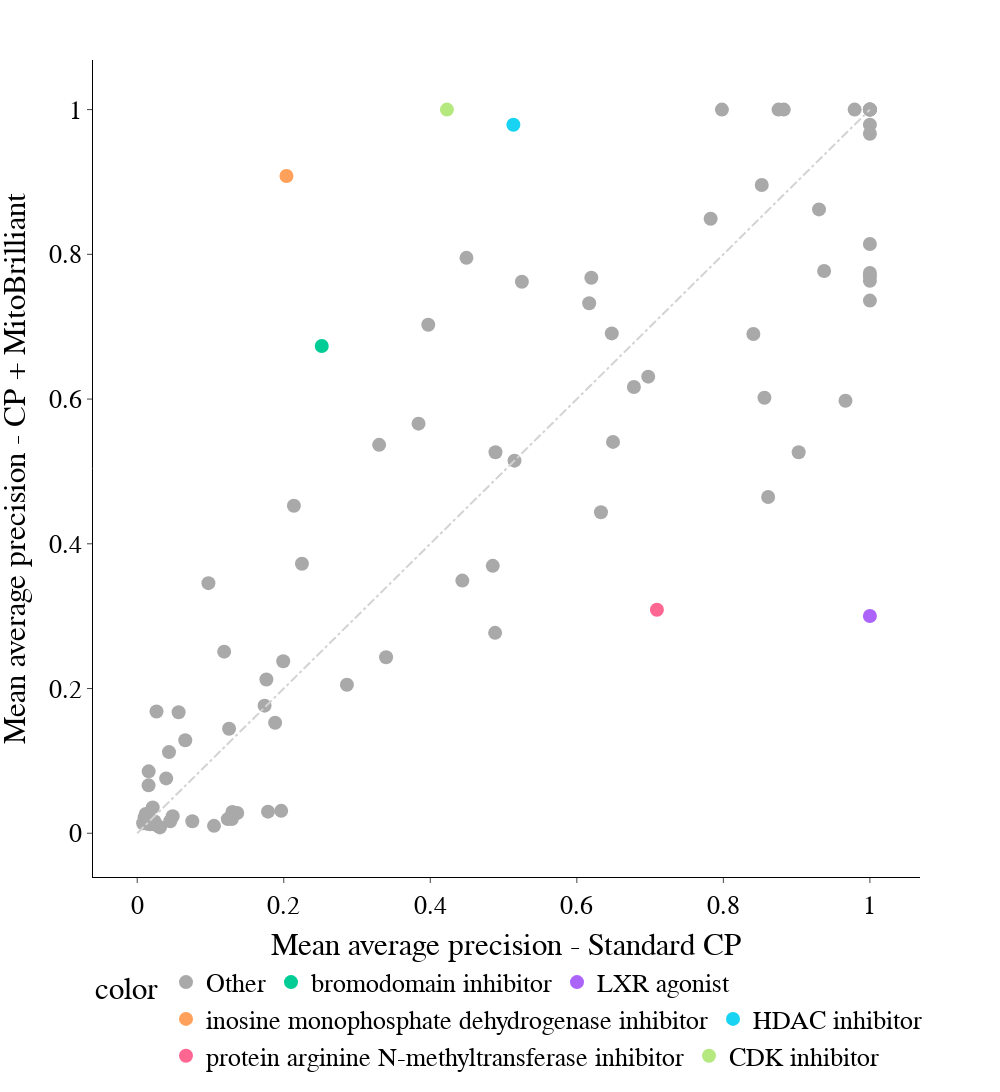

This figure's notebook cell:
### Markdown cell above
### Plot

### Code cell
scatter_plot_comparison_colorblack(df_treatment, col1='Standard CP', col2='CP + MitoBrilliant', cutoff=0.4)

### Figure 1 — Plotly figure (JSON) as saved in the notebook; plotly's stock layout.template omitted (floating-point values rounded to 4 significant figures)
{"data": [{"hovertemplate": "<b>%{hovertext}</b><br><br>color=Other<br>Mean average precision - Standard CP=%{x}<br>Mean average precision - CP + MitoBrilliant=%{y}<extra></extra>", "hovertext": ["tumor necrosis factor production inhibitor", "antihistamine", "acetylcholine receptor antagonist", "pyruvate dehydrogenase kinase inhibitor", "protein tyrosine kinase inhibitor", "antihistamine", "hepatocyte growth factor receptor inhibitor", "CHK inhibitor", "glycogen synthase kinase inhibitor", "histone lysine methyltransferase inhibitor", "tumor necrosis factor production inhibitor", "inosine monophosphate dehydrogenase inhibitor", "CDC inhibitor", "PARP inhibitor", "ubiquitin specific protease inhibitor", "glycogen synthase kinase inhibitor", "JAK inhibitor", "Apoptosis inducer (ATP-competitive kinase inhibitor)", "hepatocyte growth factor receptor inhibitor", "bromodomain inhibitor", "MEK inhibitor", "Aurora kinase inhibitor", "phospholipase inhibitor", "IGF-1 inhibitor", "tricyclic antidepressant", "histone lysine demethylase inhibitor", "phosphodiesterase inhibitor", "beta-catenin inhibitor", "JNK inhibitor", "LXR agonist", "DNA inhibitor", "kinesin inhibitor", "phosphoinositide dependent kinase inhibitor", "RAF inhibitor", "FGFR inhibitor", "Bcr-Abl kinase inhibitor", "AMPK inhibitor", "pyruvate dehydrogenase kinase inhibitor", "phospholipase inhibitor", "Aurora kinase inhibitor", "JAK inhibitor", "tricyclic antidepressant", "PARP inhibitor", "BCL inhibitor", "MEK inhibitor", "histone lysine methyltransferase inhibitor", "HDAC inhibitor", "BCL inhibitor", "phosphodiesterase inhibitor", "kinesin inhibitor", "CDK inhibitor", "CDC inhibitor", "RAF inhibitor", "protein tyrosine kinase inhibitor", "MAP kinase inhibitor", "ER stressor (SERCA inhibitor)", "Apoptosis inducer (transcription inhibitor)", "phosphoinositide dependent kinase inhibitor", "FGFR inhibitor", "DNA inhibitor", "smoothened receptor agonist", "JNK inhibitor", "CHK inhibitor", "EGFR inhibitor", "androgen receptor modulator", "HMGCR inhibitor", "acetylcholine receptor antagonist", "p38 MAPK inhibitor", "mTOR inhibitor", "EGFR inhibitor", "HMGCR inhibitor", "IGF-1 inhibitor", "protein arginine N-methyltransferase inhibitor", "Bcr-Abl kinase inhibitor", "MAP kinase inhibitor", "p38 MAPK inhibitor", "ubiquitin specific protease inhibitor", "beta-catenin inhibitor", "histone lysine demethylase inhibitor", "hypoxia inducible factor inhibitor", "androgen receptor modulator", "mTOR inhibitor", "smoothened receptor agonist", "hypoxia inducible factor inhibitor"], "legendgroup": "Other", "marker": {"color": "darkgrey", "size": 14, "symbol": "circle"}, "mode": "markers", "name": "Other", "orientation": "v", "showlegend": true, "type": "scatter", "x": [0.07519, 0.02338, 0.04336, 0.1254, 0.1738, 0.02117, 0.4438, 1, 0.6975, 0.01549, 0.02384, 1, 1, 0.0269, 0.1236, 1, 0.1365, 1, 0.04841, 1, 0.1993, 0.8753, 0.01009, 0.9028, 0.01108, 0.06557, 0.1048, 0.01472, 0.01166, 0.3302, 0.04503, 1, 0.6198, 0.09717, 0.8824, 0.8611, 0.1882, 0.525, 0.9306, 0.4852, 0.1763, 0.01758, 0.5149, 1, 0.6494, 1, 0.4494, 0.4885, 0.008033, 0.6329, 0.7826, 0.1299, 0.9792, 0.03105, 0.01564, 1, 0.6779, 0.8561, 0.489, 0.2139, 0.2248, 0.01541, 0.8524, 0.0565, 0.01817, 0.1291, 0.03949, 0.9375, 1, 1, 0.01502, 0.6477, 0.1965, 0.3972, 0.3397, 0.2862, 0.1187, 0.9667, 0.798, 0.02632, 0.1785, 0.8409, 0.3839, 0.6169], "xaxis": "x", "y": [0.01654, 0.01662, 0.1121, 0.1444, 0.1764, 0.03572, 0.3492, 1, 0.631, 0.06621, 0.01248, 0.8144, 1, 0.01093, 0.01959, 1, 0.02803, 0.9792, 0.02345, 0.9667, 0.2376, 1, 0.02195, 0.5265, 0.01383, 0.1285, 0.01023, 0.01306, 0.02659, 0.5367, 0.01651, 0.7361, 0.7676, 0.3456, 1, 0.4647, 0.1528, 0.7621, 0.8621, 0.3696, 0.2125, 0.01253, 0.5149, 0.7633, 0.5408, 1, 0.7951, 0.2769, 0.01393, 0.4435, 0.8491, 0.02933, 1, 0.008114, 0.0856, 0.7695, 0.6168, 0.6018, 0.5265, 0.4525, 0.3725, 0.02239, 0.8958, 0.1673, 0.01462, 0.01976, 0.07582, 0.777, 1, 0.7742, 0.01641, 0.6908, 0.03096, 0.7027, 0.2433, 0.2052, 0.2509, 0.5976, 1, 0.1683, 0.02985, 0.6898, 0.566, 0.7324], "yaxis": "y"}, {"hovertemplate": "<b>%{hovertext}</b><br><br>color=bromodomain inhibitor<br>Mean average precision - Standard CP=%{x}<br>Mean average precision - CP + MitoBrilliant=%{y}<extra></extra>", "hovertext": ["bromodomain inhibitor"], "legendgroup": "bromodomain inhibitor", "marker": {"color": "#00cc96", "size": 14, "symbol": "circle"}, "mode": "markers", "name": "bromodomain inhibitor", "orientation": "v", "showlegend": true, "type": "scatter", "x": [0.2519], "xaxis": "x", "y": [0.6733], "yaxis": "y"}, {"hovertemplate": "<b>%{hovertext}</b><br><br>color=LXR agonist<br>Mean average precision - Standard CP=%{x}<br>Mean average precision - CP + MitoBrilliant=%{y}<extra></extra>", "hovertext": ["LXR agonist"], "legendgroup": "LXR agonist", "marker": {"color": "#ab63fa", "size": 14, "symbol": "circle"}, "mode": "markers", "name": "LXR agonist", "orientation": "v", "showlegend": true, "type": "scatter", "x": [1], "xaxis": "x", "y": [0.3003], "yaxis": "y"}, {"hovertemplate": "<b>%{hovertext}</b><br><br>color=inosine monophosphate dehydrogenase inhibitor<br>Mean average precision - Standard CP=%{x}<br>Mean average precision - CP + MitoBrilliant=%{y}<extra></extra>", "hovertext": ["inosine monophosphate dehydrogenase inhibitor"], "legendgroup": "inosine monophosphate dehydrogenase inhibitor", "marker": {"color": "#FFA15A", "size": 14, "symbol": "circle"}, "mode": "markers", "name": "inosine monophosphate dehydrogenase inhibitor", "orientation": "v", "showlegend": true, "type": "scatter", "x": [0.2037], "xaxis": "x", "y": [0.9083], "yaxis": "y"}, {"hovertemplate": "<b>%{hovertext}</b><br><br>color=HDAC inhibitor<br>Mean average precision - Standard CP=%{x}<br>Mean average precision - CP + MitoBrilliant=%{y}<extra></extra>", "hovertext": ["HDAC inhibitor"], "legendgroup": "HDAC inhibitor", "marker": {"color": "#19d3f3", "size": 14, "symbol": "circle"}, "mode": "markers", "name": "HDAC inhibitor", "orientation": "v", "showlegend": true, "type": "scatter", "x": [0.5134], "xaxis": "x", "y": [0.9792], "yaxis": "y"}, {"hovertemplate": "<b>%{hovertext}</b><br><br>color=protein arginine N-methyltransferase inhibitor<br>Mean average precision - Standard CP=%{x}<br>Mean average precision - CP + MitoBrilliant=%{y}<extra></extra>", "hovertext": ["protein arginine N-methyltransferase inhibitor"], "legendgroup": "protein arginine N-methyltransferase inhibitor", "marker": {"color": "#FF6692", "size": 14, "symbol": "circle"}, "mode": "markers", "name": "protein arginine N-methyltransferase inhibitor", "orientation": "v", "showlegend": true, "type": "scatter", "x": [0.7093], "xaxis": "x", "y": [0.3088], "yaxis": "y"}, {"hovertemplate": "<b>%{hovertext}</b><br><br>color=CDK inhibitor<br>Mean average precision - Standard CP=%{x}<br>Mean average precision - CP + MitoBrilliant=%{y}<extra></extra>", "hovertext": ["CDK inhibitor"], "legendgroup": "CDK inhibitor", "marker": {"color": "#B6E880", "size": 14, "symbol": "circle"}, "mode": "markers", "name": "CDK inhibitor", "orientation": "v", "showlegend": true, "type": "scatter", "x": [0.4227], "xaxis": "x", "y": [1], "yaxis": "y"}], "layout": {"font": {"color": "Black", "family": "sans serif", "size": 26}, "height": 1200, "legend": {"orientation": "h", "title": {"text": "color"}, "tracegroupgap": 0}, "margin": {"t": 60}, "plot_bgcolor": "rgba(0,0,0,0)", "shapes": [{"line": {"color": "lightgrey", "dash": "dashdot"}, "type": "line", "x0": 0, "x1": 1, "y0": 0, "y1": 1}], "width": 1000, "xaxis": {"anchor": "y", "domain": [0, 1], "linecolor": "black", "showline": true, "ticks": "outside", "title": {"text": "Mean average precision - Standard CP"}}, "yaxis": {"anchor": "x", "domain": [0, 1], "linecolor": "black", "showline": true, "ticks": "outside", "title": {"text": "Mean average precision - CP + MitoBrilliant"}}}}
